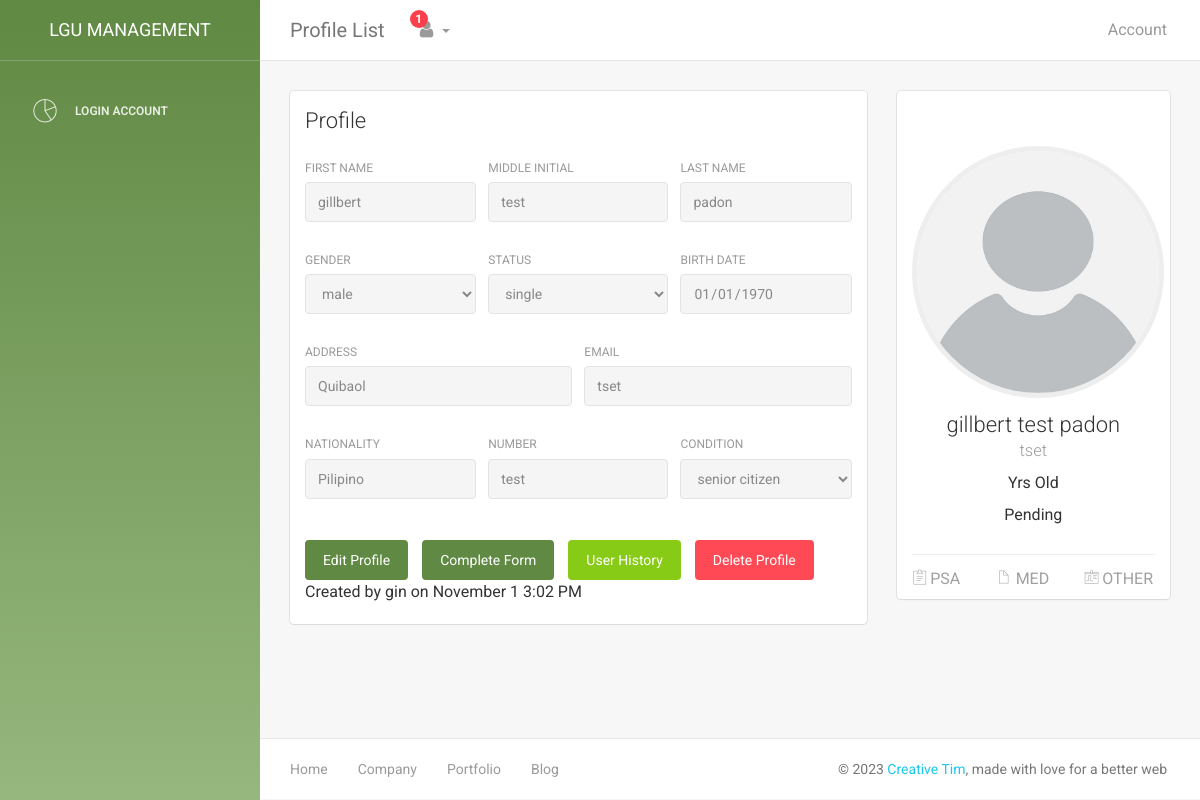
The app's page /LGU/user.php?user_id=hkvhms0sq85 with its own data.
### tables this page shows
CREATE TABLE `verified` (
  `id` int(11) NOT NULL,
  `fname` varchar(45) DEFAULT NULL,
  `mi` varchar(5) DEFAULT NULL,
  `lname` varchar(45) DEFAULT NULL,
  `email` varchar(45) DEFAULT NULL,
  `bdate` varchar(20) DEFAULT NULL,
  `status_rs` varchar(20) DEFAULT NULL,
  `gender` varchar(20) DEFAULT 'Male',
  `address` varchar(100) DEFAULT NULL,
  `number` varchar(15) DEFAULT NULL,
  `valid_id` varchar(200) DEFAULT NULL,
  `app_id` varchar(15) DEFAULT NULL,
  `photo` varchar(200) DEFAULT NULL,
  `conditions` varchar(20) DEFAULT NULL,
  `nationality` varchar(45) NOT NULL DEFAULT 'Pilipino',
  `family_name` varchar(45) DEFAULT NULL,
  `family_contact` varchar(15) DEFAULT NULL,
  `brgy` varchar(45) DEFAULT 'Tiniguiban'
);

CREATE TABLE `user_history` (
  `id` int(11) NOT NULL,
  `user_id` varchar(45) DEFAULT NULL,
  `admin_id` varchar(45) DEFAULT NULL,
  `action` varchar(10) NOT NULL DEFAULT 'Created',
  `time_edited` timestamp NOT NULL DEFAULT CURRENT_TIMESTAMP
);

CREATE TABLE `account` (
  `id` int(11) NOT NULL,
  `account_id` varchar(45) DEFAULT NULL,
  `email` varchar(45) DEFAULT NULL,
  `passcode` varchar(45) DEFAULT NULL,
  `account_type` varchar(10) DEFAULT 'User',
  `account_status` varchar(10) DEFAULT 'Pending',
  `isfirstlogin` int(1) DEFAULT '0'
);

### LGU/user.php (the view, shortened to what this page needs)
<?php
require('connection.php');
if(isset($_GET['user_id'])){
    $user_id = $_GET['user_id'];
}else{
    $isDeleteBtn = false;
    $user_id = $_SESSION['user_id'];
}
$query = "SELECT v.*, a.account_status, d.psa , d.med FROM verified v INNER JOIN  account a on a.account_id = v.app_id inner join doc d on v.app_id = d.user_id where a.account_id = '$user_id'";
$result = mysqli_query($conn, $query);
$query1 = "SELECT u.action, u.time_edited , a.name as admin_name from user_history u inner join admin a on u.admin_id = a.admin_id where u.user_id = '$user_id' order by u.id desc limit 1 ";
$result1 = mysqli_query($conn,$query1);
if($result && $result1 ){
    $assoc = mysqli_fetch_assoc($result);
    $assoc1 = mysqli_fetch_assoc($result1);
    extract($assoc);
    extract($assoc1);
}else{
    echo $query;
}
$query3 = "SELECT u.action, u.time_edited, a.name as admin_name, concat(v.lname,' ',v.fname) as user_name  from user_history u inner join admin a on u.admin_id = a.admin_id inner join verified v on u.user_id = v.app_id where u.user_id = '$user_id' order by u.id desc ";
$query3_result = mysqli_query($conn,$query3);
?>
<!doctype html>
<html lang="en">
<head>
    <link href="assets/css/bootstrap.min.css" rel="stylesheet" />
    <link href="assets/css/animate.min.css" rel="stylesheet"/>
    <link href="assets/css/light-bootstrap-dashboard.css?v=1.4.0" rel="stylesheet"/>
    <link href="assets/css/demo.css" rel="stylesheet" />
    <link href="assets/css/confirmation.css" rel="stylesheet" />
    <link href="http://maxcdn.bootstrapcdn.com/font-awesome/4.2.0/css/font-awesome.min.css" rel="stylesheet">
    <link href="assets/css/pe-icon-7-stroke.css" rel="stylesheet" />
</head>
<body>
<div class="wrapper">
    <div class="sidebar" data-color="purple" >
        <?php
        include('includes/sidebar.php'); ?>
    </div>
    <div class="main-panel">
		<?php include('includes/navbar.php'); ?>
        <div class="content">
            <div class="container-fluid">
                <div class="row">
                    <div class="col-md-8">
                        <div class="card">
                            <div class="header">
                                <h4 class="title">Profile</h4>
                            </div>
                            <div class="content">
                                <form id="info_content" >
                                    <div class="row">
                                        <div class="col-md-4">
                                            <div class="form-group">
                                                <label>First Name</label>
                                                <input type="text" class="form-control"  placeholder="Enter first name" value="<?php echo $fname; ?>" readonly>
                                            </div>
                                        </div>
                                        <div class="col-md-4">
                                            <div class="form-group">
                                                <label>Middle Initial</label>
                                                <input type="text" class="form-control" placeholder="Enter M.I" value="<?php echo $mi?>" readonly>
                                            </div>
                                        </div>
                                        <div class="col-md-4">
                                            <div class="form-group">
                                                <label for="exampleInputEmail1">Last Name</label>
                                                <input id="lname" type="text" class="form-control" placeholder="Enter last name" value="<?php echo $lname?>" readonly>
                                            </div>
                                        </div>
                                    </div>
                                    <div class="row">
                                        <div class="col-md-4">
                                            <div class="form-group">
                                                <label>Gender</label>
                                                <select name="  " class="form-control" id="" readonly>
                                                    <option value=""><?php echo $gender ?></option>
                                                </select>
                                            </div>
                                        </div>
                                        <div class="col-md-4">
                                            <div class="form-group">
                                                <label>Status</label>
                                                <select name="  " class="form-control" id="" readonly>
                                                    <option value="<?php echo $status_rs ?>"><?php echo $status_rs ?></option>
                                                </select>
                                            </div>
                                        </div>
                                        <div class="col-md-4">
                                            <div class="form-group">
                                                <label>Birth Date</label>
                                                <input type="date" class="form-control"  value="<?php echo date('Y-m-d', strtotime($bdate)); ?>" readonly>
                                            </div>
                                        </div>
                                    </div>
                                    <div class="row otherInfoOff">
                                        <div class="col-md-6">
                                            <div class="form-group">
                                                <label>Address</label>
                                                <input type="text" class="form-control" placeholder="Home Address" value="<?php echo $address ?>" readonly>
                                            </div>
                                        </div>
                                        <div class="col-md-6">
                                            <div class="form-group">
                                                <label>Email</label>
                                                <input type="email" class="form-control" placeholder="Email Address" id="email" value="<?php echo $email ?>" readonly >
                                            </div>
                                        </div>
                                    </div>
                                    <div class="row otherInfoOff">
                                        <div class="col-md-4">
                                            <div class="form-group">
                                                <label>Nationality</label>
                                                <input type="text" class="form-control" placeholder="Enter nationality" value="<?php echo $nationality ?>" readonly>
                                            </div>
                                        </div>
                                        <div class="col-md-4">
                                            <div class="form-group">
                                                <label>Number</label>
                                                <input type="text" class="form-control" placeholder="Enter number" value="<?php echo $number ?>" readonly>
                                            </div>
                                        </div>
                                        <div class="col-md-4">
                                            <div class="form-group">
                                                <label>Condition</label>
                                                <select name="  " class="form-control" id="" readonly>
                                                    <option value=""><?php echo $conditions ?></option>
                                                </select>
                                            </div>
                                        </div>
                                    </div>
                                </form>
                                        <?php
                                        while ($row = mysqli_fetch_assoc($query3_result)) {
                                            $admin_name = $row['admin_name'];
                                            $action = $row['action'];
                                        }
                                        ?>
                                <br>
                                <div style="display:flex;gap: 1em;">
                                        <button type="submit" class="btn btn-info btn-fill " onclick="window.location.href='user_edit.php?user_id=<?php  echo $user_id ?>'">Edit Profile</button>
                                        <button type="submit" class="btn btn-info btn-fill " onclick="window.location.href='<?php echo ($conditions=='disabled')? 'table_pwd':'table_senior' ?>.php?id=<?php  echo $user_id ?>'">Complete Form</button>
                                        <button type="submit" class="btn btn-success btn-fill " onclick="userHistory()">User History</button>
                                        <button type="submit" class="btn btn-danger btn-fill " onclick="deleteUser('<?php  echo $user_id ?>')">Delete Profile</button>
                                </div>
                                <p>
                                <?php
                                $dateFormat = $time_edited;
                                $dateTime = new DateTime($dateFormat);
                                $newDate = $dateTime -> format('F j g:i A');
                                $text = ($action=="Created"? "Created by ": "Last Edited by ");
                                $text =$text.$admin_name. " on ".$newDate;
                                echo $text;
                                ?></p>
                            </div>
                        </div>
                    </div>
                    <div class="col-md-4">
                        <div class="card card-user">
                            <div class="image">
                            </div>
                            <div class="content">
                                <div class="author">
                                     <a href="#">
                                     <?php
                                        $imagePath = "../priotizen_app/user_img/$photo";
                                        if(file_exists($imagePath)) {
                                            echo '<img class="avatar border-gray" style="height: 21em; width: 21em" src="../priotizen_app/user_img/'.$photo.'"  alt="..."/>';
                                        }else{
                                            echo '<img class="avatar border-gray" style="height: 21em; width: 21em" src="../priotizen_app/user_img/empty.jpg"  alt="..."/>';
                                        }
                                      ?>
                                      <h4 class="title"><?php echo $fname." ".$mi." ".$lname ?><br />
                                         <small><?php echo $email ?></small>
                                      </h4>
                                    </a>
                                    <?php
                                    $bdateFormat = $bdate;
                                    $date = DateTime::createFromFormat('m-d-Y', $bdateFormat);
                                    if ($date) {
                                        $currentDate = new DateTime();
                                        $age = $currentDate->diff($date)->y;
                                    } else {
                                        $age = $bdate;
                                    }
                                    ?>
                                    <h5><?php echo $age ?> Yrs Old</h5>
                                    <h5><?php echo $account_status ?></h5>
                                </div>
                            </div>
                            <hr>
                            <div class="text-center">
                                <button onclick="showDoc('Psa')" href="#" class="btn btn-simple"><i class="pe-7s-note2"></i> PSA</button>
                                <button onclick="showDoc('Med')" href="#" class="btn btn-simple"><i class="pe-7s-file"></i> MED</button>
                                <button onclick="toggleOtherInfo()" href="#" class="btn btn-simple"><i class="pe-7s-id"></i> OTHER</button>
                            </div>
                        </div>
                    </div>
                </div>
            </div>
        </div>
        <footer class="footer">
            <div class="container-fluid">
                <nav class="pull-left">
                    <ul>
                        <li>
                            <a href="#">
                                Home
                            </a>
                        </li>
                        <li>
                            <a href="#">
                                Company
                            </a>
                        </li>
                        <li>
                            <a href="#">
                                Portfolio
                            </a>
                        </li>
                        <li>
                            <a href="#">
                               Blog
                            </a>
                        </li>
                    </ul>
                </nav>
                <p class="copyright pull-right">
                    &copy; <script>document.write(new Date().getFullYear())</script> <a href="http://www.creative-tim.com">Creative Tim</a>, made with love for a better web
                </p>
            </div>
        </footer>
    </div>
</div>
</body>
</html>

### records on screen
verified: fname "gillbert", mi "test", lname "padon", gender "male", status_rs "single", bdate "01/01/1970", address "Quibaol", email "tset", nationality "Pilipino", number "test", conditions "senior citizen", account.account_status "Pending"
user_history: text "Created by gin on November 1 3:02 PM"

### other values on screen
$num "1"
